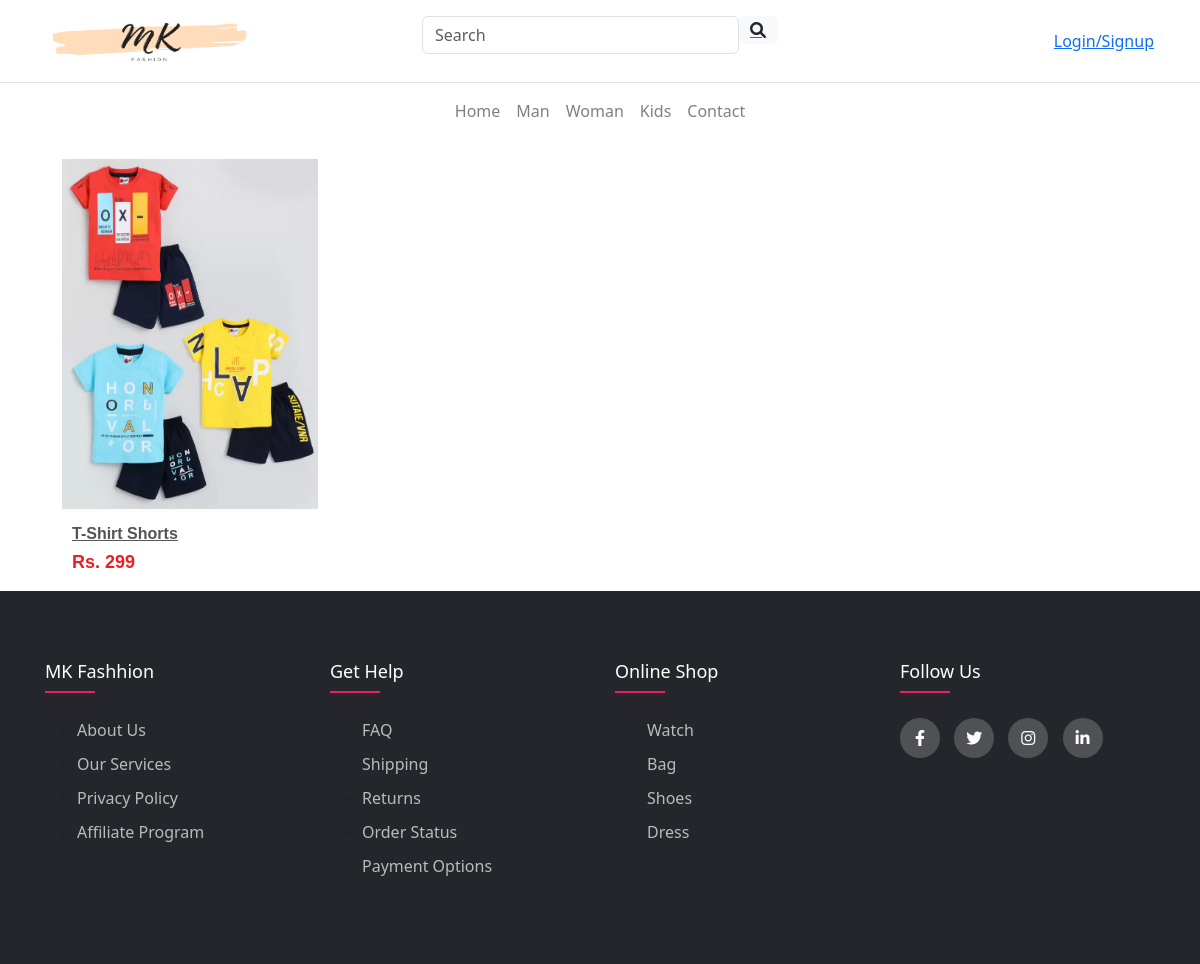
/kids-product/, run on the app's committed database.
### Mkart/models.py (models this page shows, shortened)
class logo(models.Model):
    logo=models.ImageField(upload_to="img",default="")

class Product(models.Model):
    product_id = models.AutoField
    p_name = models.CharField(max_length=50)
    category = models.CharField(max_length=50,choices=choice_product,default=" ")
    subCategory = models.CharField(max_length=50,default="")
    p_price = models.IntegerField(default=0)
    des = models.TextField(max_length=300)
    product_date = models.DateField()
    p_img1=models.ImageField(upload_to="img",default="")
    p_img2=models.ImageField(upload_to="img",default="")

### Mkart/views.py (the view)
# urls.py: path('kids-product/',views.kids_product,name="kids-product"),
def kids_product(request):
    page = Ladeng_page.objects.all()
    n = len(page)
    li = logo.objects.all()
    cp = c_product.objects.all()
    products = Product.objects.all()
    cart = Cart.objects.all()
    lp = {
        "page": page,
        "rang": range(n),
        "logo": li,
        "c_p": cp,
        "products": products,
        "cart" : cart
    }
    return render(request, "kids-product.html",lp)

### templates/kids-product.html (shortened to what this page needs)
<!DOCTYPE html>
<html lang="en">
<head>
    <link href="https://maxcdn.bootstrapcdn.com/bootstrap/4.0.0/css/bootstrap.min.css" rel="stylesheet">
    <link href="https://stackpath.bootstrapcdn.com/bootstrap/4.0.0/js/bootstrap.bundle.min.js" rel="stylesheet">
    <link href="https://cdnjs.cloudflare.com/ajax/libs/jquery/3.2.1/jquery.min.js" rel="stylesheet">
    <link href="https://use.fontawesome.com/releases/v5.7.2/css/all.css" rel="stylesheet">
    <link href="https://cdn.jsdelivr.net/npm/bootstrap@5.3.0-alpha3/dist/css/bootstrap.min.css" rel="stylesheet"
>
    <link href="https://cdnjs.cloudflare.com/ajax/libs/font-awesome/6.0.0/css/all.min.css" rel="stylesheet" />
</head>
<body>
    {% include 'header.html' %}
      <div class="container">
        <div id="kids" class="conav">
          <div class="row">
            {% for product in products %}
            {% if product.category == "Kids" %}
            <div class="col-md-3 col-sm-6">
              <div class="product-grid">
                <div class="product-image">
                  <a href="#" class="image">
                    <img class="pic-1" src="{{product.p_img1.url}}" height="400px" width="400px">
                  </a>
                </div>
                <div class="product-content">
                  <h3 class="title"><a href="{% url 'product-detail' product_id=product.id %}">{{product.p_name}}</a></h3>
                  <div class="price">Rs. {{product.p_price}}</div>
                </div>
              </div>
            </div>
            {% endif %}
            {% endfor %}
          </div>
        </div>
      </div>
      {% include 'footer.html' %}
</body>
</html>

### templates/header.html (shortened to what this page needs)
<!DOCTYPE html>
<html lang="en">
  <head>
  </head>
  <body>
     {% load static %}
     <div class="p-3 text-center bg-white border-bottom">
       <div class="container">
         <div class="row">
           <div class="col-md-4 d-flex justify-content-center justify-content-md-start mb-3 mb-md-0">
             <a href="/" class="ms-md-2">
               <img src="{{logo.0.logo.url}}" height="50" width="200" />
             </a>
           </div>
           <div class="col-md-4">
             <form class="d-flex input-group w-auto my-auto mb-3 mb-md-0">
               <input autocomplete="off" type="search" class="form-control rounded" placeholder="Search" />
               <a href="#">
               <span class="input-group-text border-0 d-none d-lg-flex"><i class="fas fa-search"></i></span>
               </a>
             </form>
           </div>
           <div class="col-md-4 d-flex justify-content-center justify-content-md-end align-items-center">
             <div class="d-flex">
           {% if not user.is_authenticated %}
           <a class="mx-1 but" href="{% url 'signup' %}">Login/Signup</a>
               {% endif %}
             </div>
           </div>
         </div>
       </div>
     </div>
     <nav class="navbar navbar-expand-lg navbar-light bg-white ">
       <div class="container justify-content-center">
         <ul class="navbar-nav  flex-row">
           <li class="nav-item me-2 me-lg-0 d-none d-md-inline-block">
             <a class="nav-link " href="{% url 'home' %}">Home</a>
           </li>
           <li class="nav-item me-2 me-lg-0 d-none d-md-inline-block">
             <a class="nav-link " href="{% url 'man-product' %}">Man</a>
           </li>
           <li class="nav-item me-2 me-lg-0 d-none d-md-inline-block">
             <a class="nav-link " href="{% url 'woman-product' %}">Woman</a>
         </li>
         <li class="nav-item me-2 me-lg-0 d-none d-md-inline-block">
             <a class="nav-link " href="{% url 'kids-product' %}">Kids</a>
         </li>
           <li class="nav-item me-2 me-lg-0 d-none d-md-inline-block">
             <a class="nav-link " href="#">Contact</a>
           </li>
         </ul>
     </nav>
  </body>
</html>

### templates/kids-product.html (style rules this page uses)
.product-grid { background-color: #fff; font-family: 'Work Sans', sans-serif; text-align: center; transition: all 0.3s ease 0s; }
.product-grid .product-image { overflow: hidden; position: relative; transition: all 0.3s ease 0s; }
.product-grid .product-image a.image { display: block; }
.product-grid .product-image img { width: 100%; height: 350px; }
.product-image .pic-1 { backface-visibility: hidden; transition: all 0.5s ease 0s; }
.product-grid .product-content { text-align: left; padding: 15px 10px; }
.product-grid .title { font-size: 16px; font-weight: 600; text-transform: capitalize; margin: 0 0 6px; }
.product-grid .title a { color: #555; transition: all 0.3s ease 0s; }
.product-grid .price { color: #ed1d24; font-size: 18px; font-weight: 700; }
.conav { margin-top: 20px; margin-left: 20px; }

### data on the page
logo: logo (picture)
Product: p_img1 (picture), p_name "T-Shirt Shorts", p_price "299"
